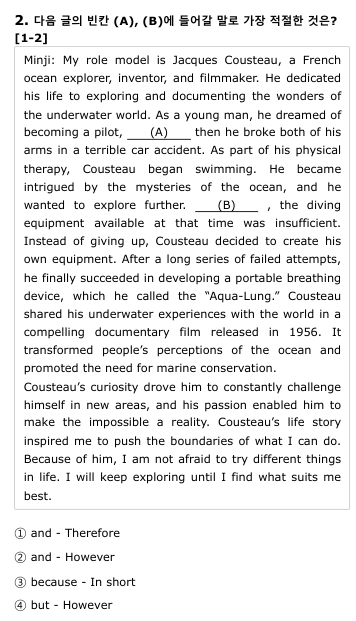
#> input picture app/generated/월_교과서-1과/images/problem_002_002_seg_01.png, 356 x 621 px
$ python -i local_server.py   (imports and definitions only)
#> lines starting #> are read from the running program, lines starting #| are printed output that depends on the picture; after the words box and inside, x2 and y2 are one past the last pixel; in counts of white or black regions, pixels touching at a corner belong together
#> further down, picture is the input picture: PIL image 356x621 RGB; min 0, max 255, mean 234.4
from __future__ import annotations

import argparse
import base64
import io
import json
import os
import shutil
import socket
import time
from http.server import SimpleHTTPRequestHandler, ThreadingHTTPServer
from pathlib import Path
from typing import Any
from urllib.parse import unquote, urlparse

from PIL import Image, ImageFilter, ImageOps

try:
    import cv2  # type: ignore
except Exception:  # pragma: no cover - optional dependency
    cv2 = None

try:
    import numpy as np  # type: ignore
except Exception:  # pragma: no cover - optional dependency
    np = None

try:
    import pytesseract  # type: ignore
except Exception:  # pragma: no cover - optional dependency
    pytesseract = None


PROJECT_ROOT = Path(__file__).resolve().parent
DEFAULT_HOST = "127.0.0.1"
DEFAULT_PORT = 8762
OCR_LANGUAGE = "kor+eng"
OCR_CONFIG = "--oem 3 --psm 6 preserve_interword_spaces=1"
OCR_STATUS_CACHE: dict[str, Any] | None = None
MAX_OCR_REQUEST_BYTES = 32 * 1024 * 1024
MAX_OCR_IMAGES = 40
OCR_IMAGE_TIMEOUT = 20
OCR_REQUEST_TIMEOUT = 120


# [86 lines left out: functions resolve_tesseract_cmd, get_ocr_status, decode_data_url, not called in this run]


def preprocess_image(image: Image.Image) -> Image.Image:
    prepared = image.convert("RGB")
    scale = 3 if max(prepared.size) < 1200 else 2
#> scale = 3
    prepared = prepared.resize((prepared.width * scale, prepared.height * scale), Image.Resampling.LANCZOS)
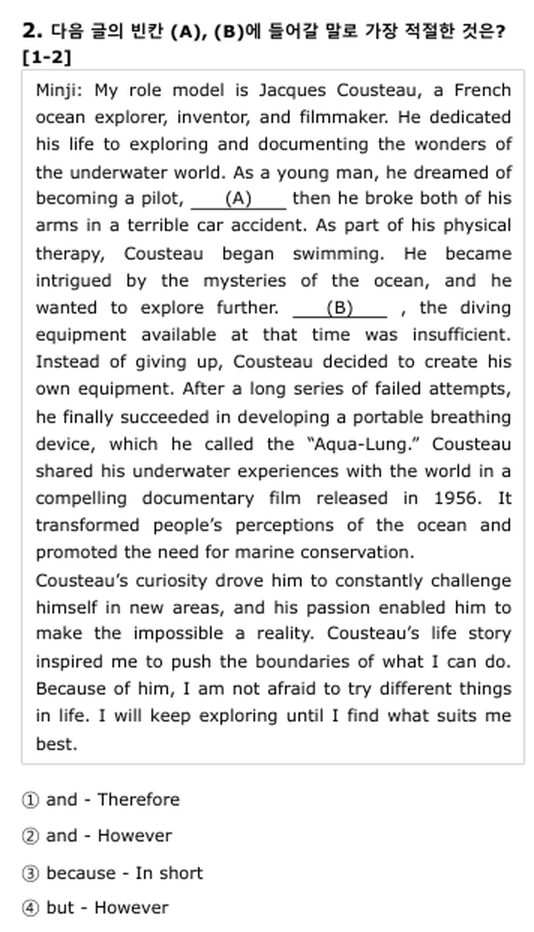
#> prepared: PIL image 1068x1863 RGB (shown at 1/2 size); min 0, max 255, mean 233.2
    prepared = ImageOps.grayscale(prepared)
#> prepared: PIL image 1068x1863 L
    prepared = ImageOps.autocontrast(prepared)
    prepared = prepared.filter(ImageFilter.SHARPEN)

    if cv2 is not None and np is not None:
        matrix = np.array(prepared)
        matrix = cv2.GaussianBlur(matrix, (3, 3), 0)
        _, matrix = cv2.threshold(matrix, 0, 255, cv2.THRESH_BINARY + cv2.THRESH_OTSU)
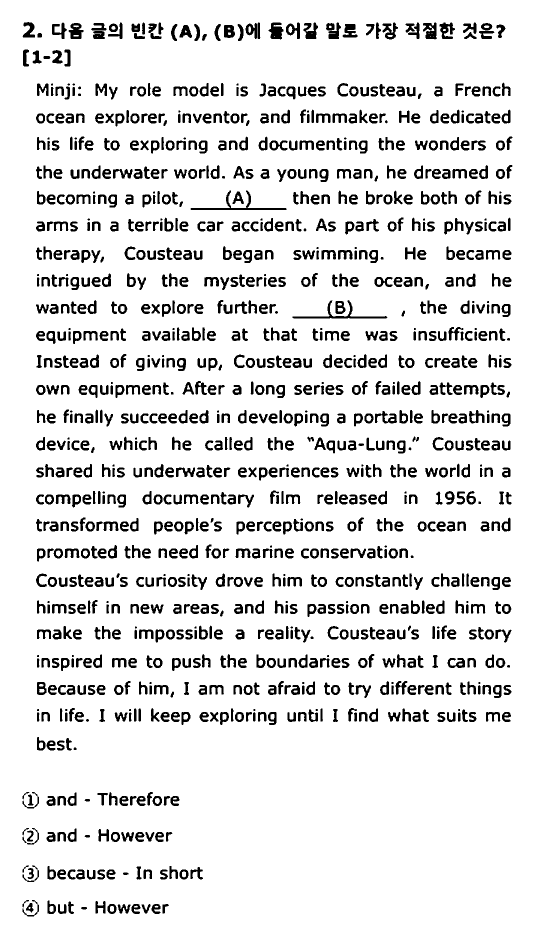
#> matrix: shape (1863, 1068) (shown at 1/2 size); 88.5% white; 1196 black regions (78 under 20 px), largest, box (x1, y1, x2, y2) and area: (381, 381, 573, 420) 1095, (585, 600, 775, 637) 1082, (537, 45, 567, 79) 695
        return Image.fromarray(matrix)

    return prepared.point(lambda value: 255 if value > 170 else 0, mode="1").convert("L")


# [7 lines left out: function run_ocr_for_data_url, not called in this run]


class PdfLabHTTPServer(ThreadingHTTPServer):
    # [6 lines left out: function server_bind, not called in this run]


class PdfLabRequestHandler(SimpleHTTPRequestHandler):
    protocol_version = "HTTP/1.1"

    def __init__(self, *args: Any, directory: str | None = None, **kwargs: Any) -> None:
        super().__init__(*args, directory=directory or str(PROJECT_ROOT), **kwargs)

    # [31 lines left out: functions trusted_host, send_head, not called in this run]

    def list_directory(self, path):
        self.send_error(404, "Directory listing is disabled")
        return None

    # [147 lines left out: functions end_headers, send_json, do_GET, do_POST, parse_args, main, not called in this run]


# [2 lines not run here, left out]

>>> from PIL import Image
>>> picture = Image.open('app/generated/월_교과서-1과/images/problem_002_002_seg_01.png')
>>> result = preprocess_image(picture)

$ run again, on app/hybrid_samples/group-20-21/images/problem_21_seg_01.png
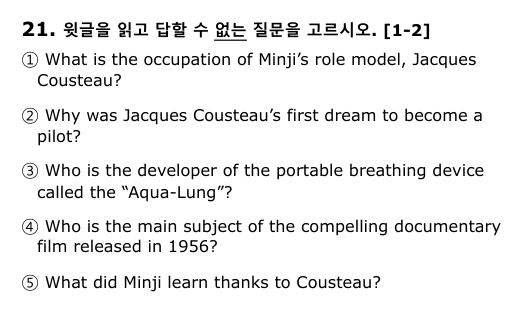
#> input picture app/hybrid_samples/group-20-21/images/problem_21_seg_01.png, 522 x 334 px
#> picture is the input picture: PIL image 522x334 RGB; min 0, max 255, mean 239.6
#> in preprocess_image, `prepared = prepared.resize((prepared.width * scale, prepared.height * ..`:
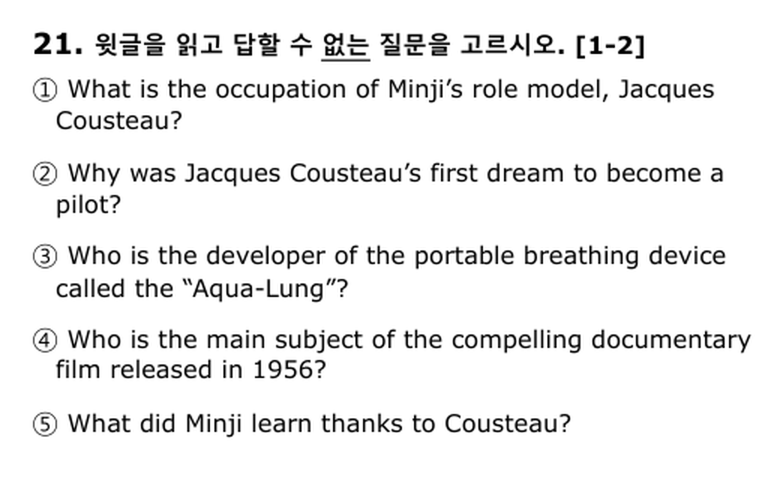
#> prepared: PIL image 1566x1002 RGB (shown at 1/2 size); min 0, max 255, mean 239
#> in preprocess_image, `_, matrix = cv2.threshold(matrix, 0, 255, cv2.THRESH_BINARY + cv2.THRE..`:
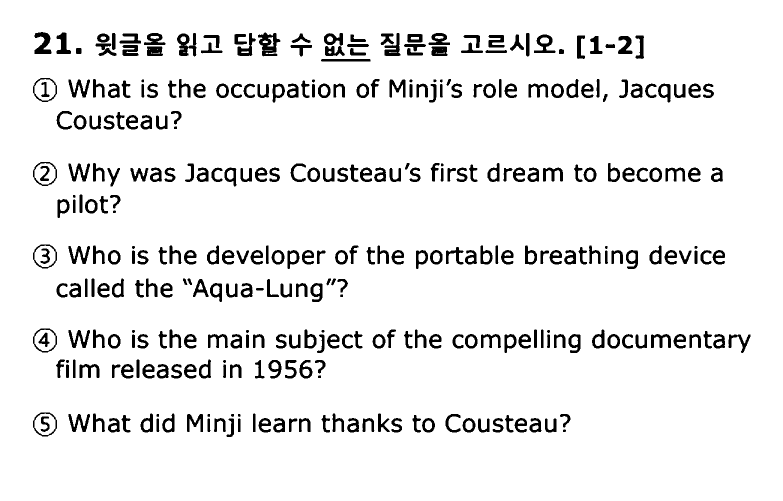
#> matrix: shape (1002, 1566) (shown at 1/2 size); 92.7% white; 345 black regions, largest, box (x1, y1, x2, y2) and area: (516, 65, 561, 113) 1193, (354, 66, 393, 113) 1012, (69, 64, 103, 108) 879

$ run again, on app/hybrid_samples/group-20-21/images/shared_20_21_seg_01.png
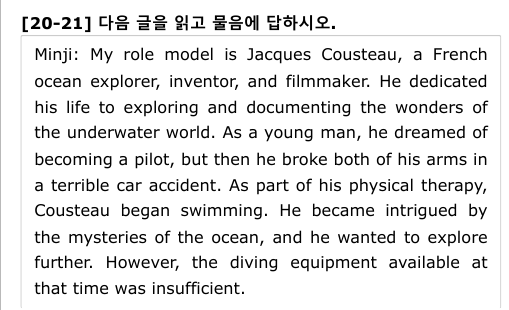
#> input picture app/hybrid_samples/group-20-21/images/shared_20_21_seg_01.png, 509 x 310 px
#> picture is the input picture: PIL image 509x310 RGB; min 0, max 255, mean 231.1
#> in preprocess_image, `prepared = prepared.resize((prepared.width * scale, prepared.height * ..`:
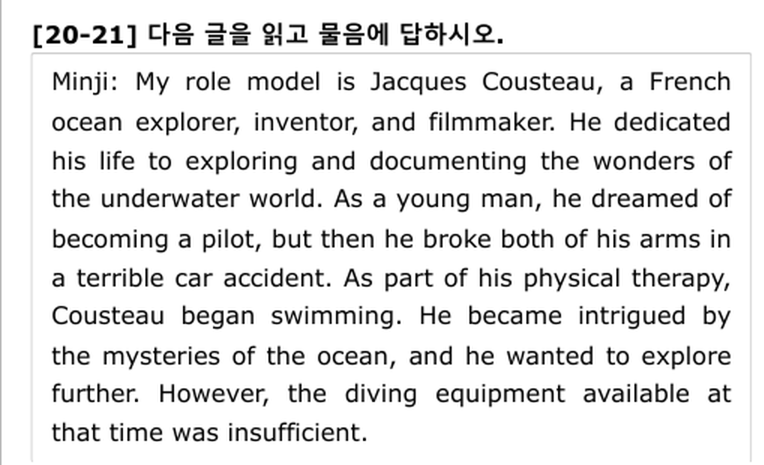
#> prepared: PIL image 1527x930 RGB (shown at 1/2 size); min 0, max 255, mean 230.2
#> in preprocess_image, `_, matrix = cv2.threshold(matrix, 0, 255, cv2.THRESH_BINARY + cv2.THRE..`:
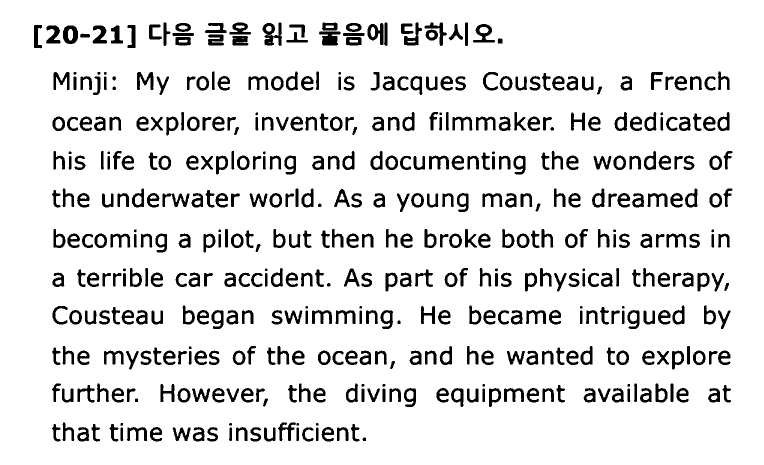
#> matrix: shape (930, 1527) (shown at 1/2 size); 89.1% white; 483 black regions, largest, box (x1, y1, x2, y2) and area: (525, 45, 564, 92) 994, (638, 63, 681, 91) 852, (735, 46, 767, 90) 748
